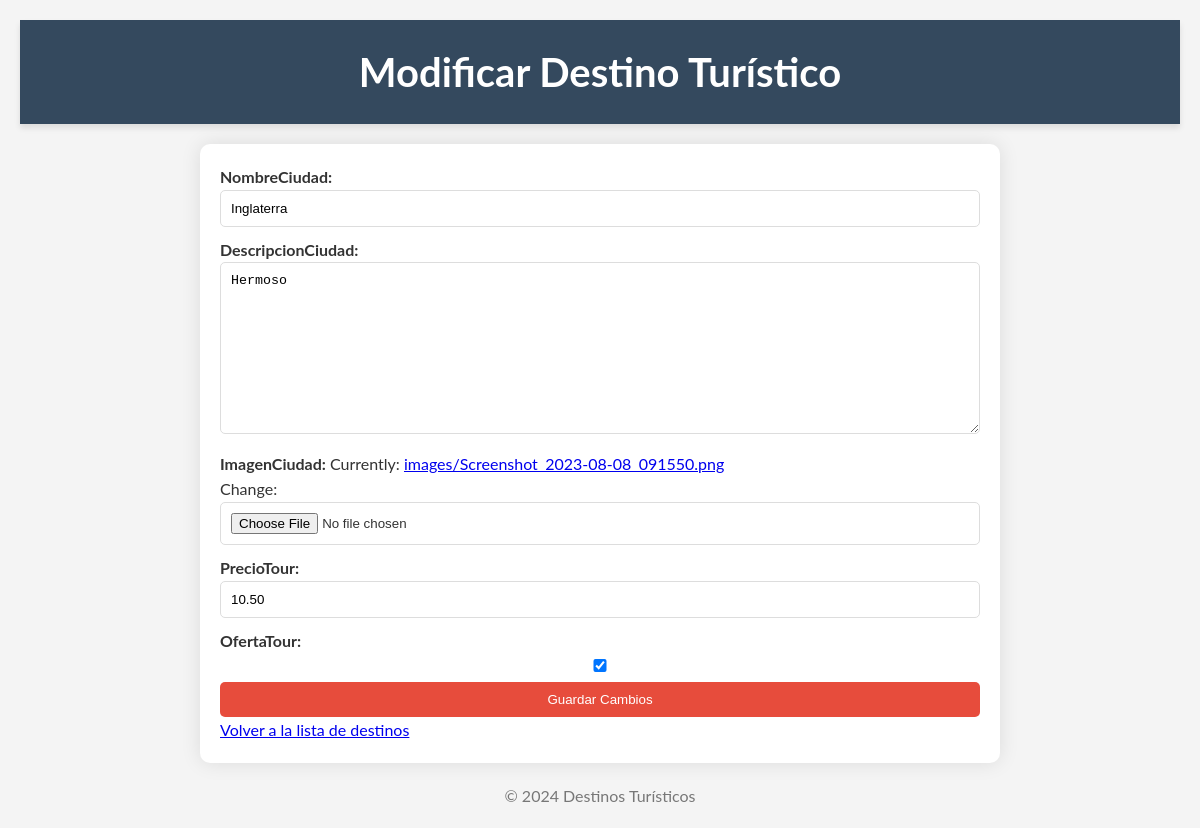
The page /modificar/1/ on the database as committed earlier.
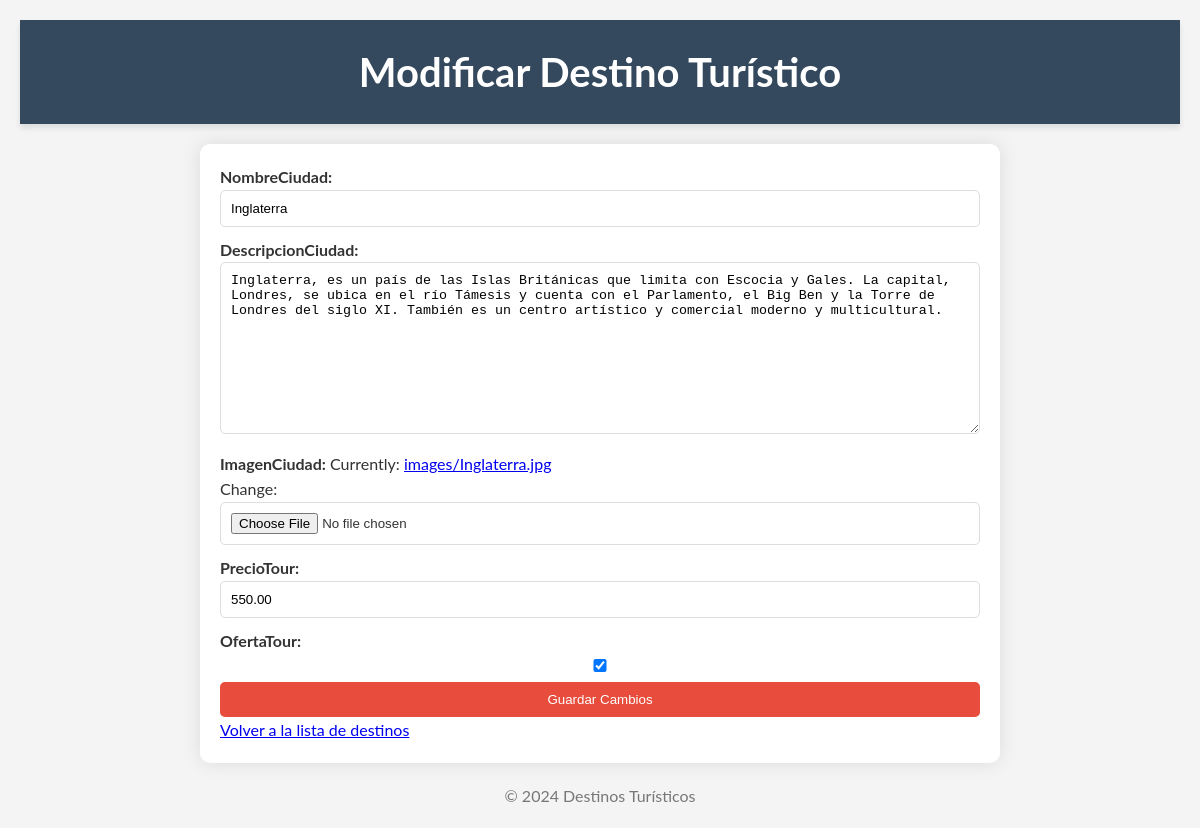
The same page on the database as committed later.
### destinos/models.py (models this page shows, shortened)
class DestinosTuristicos(models.Model):
    nombreCiudad = models.CharField(max_length=100)
    descripcionCiudad = models.TextField()
    imagenCiudad = models.ImageField(upload_to='images/')
    precioTour = models.DecimalField(max_digits=10, decimal_places=2)
    ofertaTour = models.BooleanField(default=False)

### destinos/views.py (the view)
# urls.py: path('modificar/<int:id>/', views.modificar_destino, name='modificar_destino'),
def modificar_destino(request, id):
    destino = DestinosTuristicos.objects.get(id=id)
    if request.method == "POST":
        form = DestinoForm(request.POST, request.FILES, instance=destino)
        if form.is_valid():
            form.save()
            return redirect('listar_destinos')
    else:
        form = DestinoForm(instance=destino)
    return render(request, 'destinos/modificar.html', {'form': form})

### destinos/forms.py
class DestinoForm(forms.ModelForm):
    class Meta:
        model = DestinosTuristicos
        fields = ['nombreCiudad', 'descripcionCiudad', 'imagenCiudad', 'precioTour', 'ofertaTour']

### destinos/templates/destinos/modificar.html (shortened to what this page needs)
<!DOCTYPE html>
<html>
<head>
    {% load static %}
    <link rel="stylesheet" type="text/css" href="{% static 'css/styles.css' %}">
</head>
<body>
    <header>
        <h1>Modificar Destino Turístico</h1>
    </header>
    <main>
        <form method="post" enctype="multipart/form-data">
            {{ form.as_p }}
            <button type="submit">Guardar Cambios</button>
        </form>
        <div class="text-center mt-20">
            <a href="{% url 'listar_destinos' %}">Volver a la lista de destinos</a>
        </div>
    </main>
    <footer>
        <p>&copy; 2024 Destinos Turísticos</p>
    </footer>
</body>
</html>

Rows that differ between the two databases and show on the page:
changed DestinosTuristicos "Inglaterra": descripcionCiudad "Hermoso" → "Inglaterra, es un país de las Islas Británicas que limita con Escocia y Gales. La capital, Londres, se ubica en el río Támesis y cuenta con el Parlamento, el Big Ben y la Torre de Londres del siglo XI. También es un centro artístico y comercial moderno y multicultural."; precioTour "10.50" → "550.00"
Other text that changed with them:
text no longer shown: "NombreCiudad: DescripcionCiudad: ImagenCiudad: Currently: images/Screenshot_2023-08-08_091550.png Change: PrecioTour: OfertaTour:"
text now shown: "NombreCiudad: DescripcionCiudad: ImagenCiudad: Currently: images/Inglaterra.jpg Change: PrecioTour: OfertaTour:"
